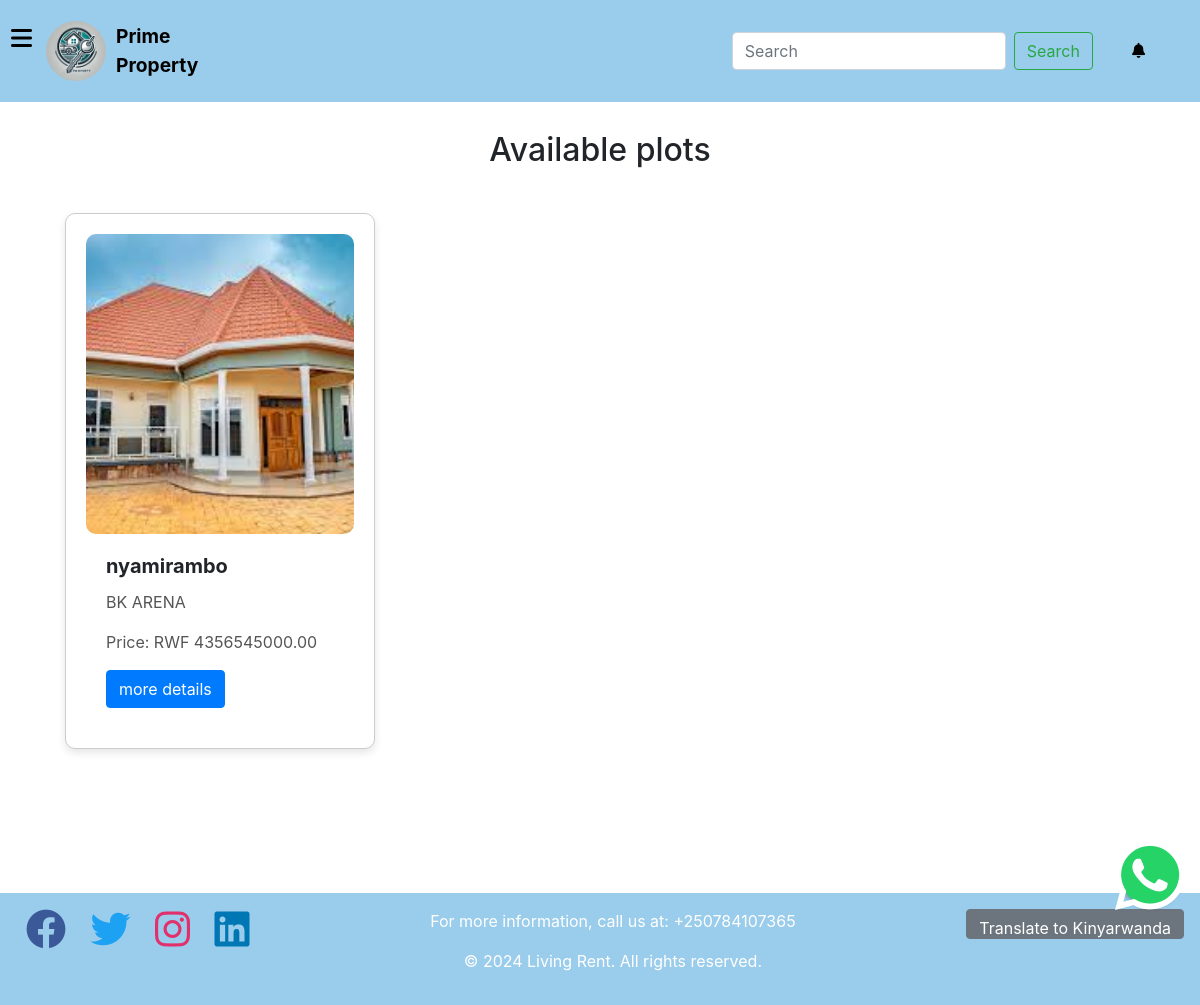
The app's page /parcels/ with its own data.
### house_renting/models.py (models this page shows, shortened)
class Parcel(models.Model):
    landlord = models.ForeignKey(Landlord, on_delete=models.CASCADE)
    address = models.CharField(max_length=255)
    size = models.CharField(max_length=50)
    location = models.CharField(max_length=100)
    price = models.DecimalField(max_digits=14, decimal_places=2)
    description = models.TextField(blank=True, null=True)
    main_image = models.ImageField(upload_to='parcels/main/')
    video = models.FileField(upload_to='parcels/videos/', blank=True, null=True)

### house_renting/views.py (the view)
# urls.py: path('parcels/', views.parcel_list, name='parcel_list'),
def parcel_list(request):
    parcels = Parcel.objects.all()
    return render(request, 'house_renting/parcel_list.html', {'parcels': parcels})

### house_renting/context_processors.py (called while the page is built)
def unread_notifications_count(request):
    if request.user.is_authenticated and request.user.is_staff:
        return {
            'unread_notifications_count': Notification.objects.filter(is_read=False).count()
        }
    return {}

### house_renting/templates/house_renting/parcel_list.html (shortened to what this page needs)
{% extends 'house_renting/base.html' %}
{% load static %}
{% block content %}
<div class="container mt-4">
    <h2 class="text-center mb-4">Available plots</h2>
    <div class="row">
        {% for parcel in parcels %}
            <div class="col-12 col-md-6 col-lg-4 mb-4">
                <div class="parcel-card">
                    <a href="{% url 'parcel_detail' parcel.pk %}">
                        <img src="{{ parcel.main_image.url }}" alt="Parcel image">
                    </a>
                    <div class="card-body">
                        <h5 class="card-title">{{ parcel.address }}</h5>
                        <p class="card-text">{{ parcel.location }}</p>
                        <p class="card-text">Price: RWF {{ parcel.price }}</p>
                        <a href="{% url 'parcel_detail' parcel.pk %}" class="btn btn-primary">more details</a>
                    </div>
                </div>
            </div>
        {% endfor %}
    </div>
</div>
{% endblock %}

### static/css/style.css (style rules this page uses)
body { font-family: Arial, sans-serif; background-color: #ffffff; }
.container { margin-bottom: 100px; }
.card-title { font-size: 1.25rem; font-weight: bold; }
.card-text { font-size: 1rem; color: #555; }
.btn-primary { background-color: #007bff; border-color: #007bff; }
.parcel-card { border: 1px solid #ccc; border-radius: 10px; padding: 20px; margin: 20px; background-color: #fff; box-shadow: 0 4px 8px rgba(0, 0, 0, 0.1); transition: transform 0.2s, box-shadow 0.2s; }
.parcel-card img { max-width: 100%; border-radius: 10px; }
@media (min-width: 769px) { .parcel-card { padding: 20px; margin: 20px; } }
.parcel-card img { height: 300px; object-fit: cover; width: 100%; }

### records on screen
Parcel: main_image (picture), address "nyamirambo", location "BK ARENA", price "4356545000.00"
